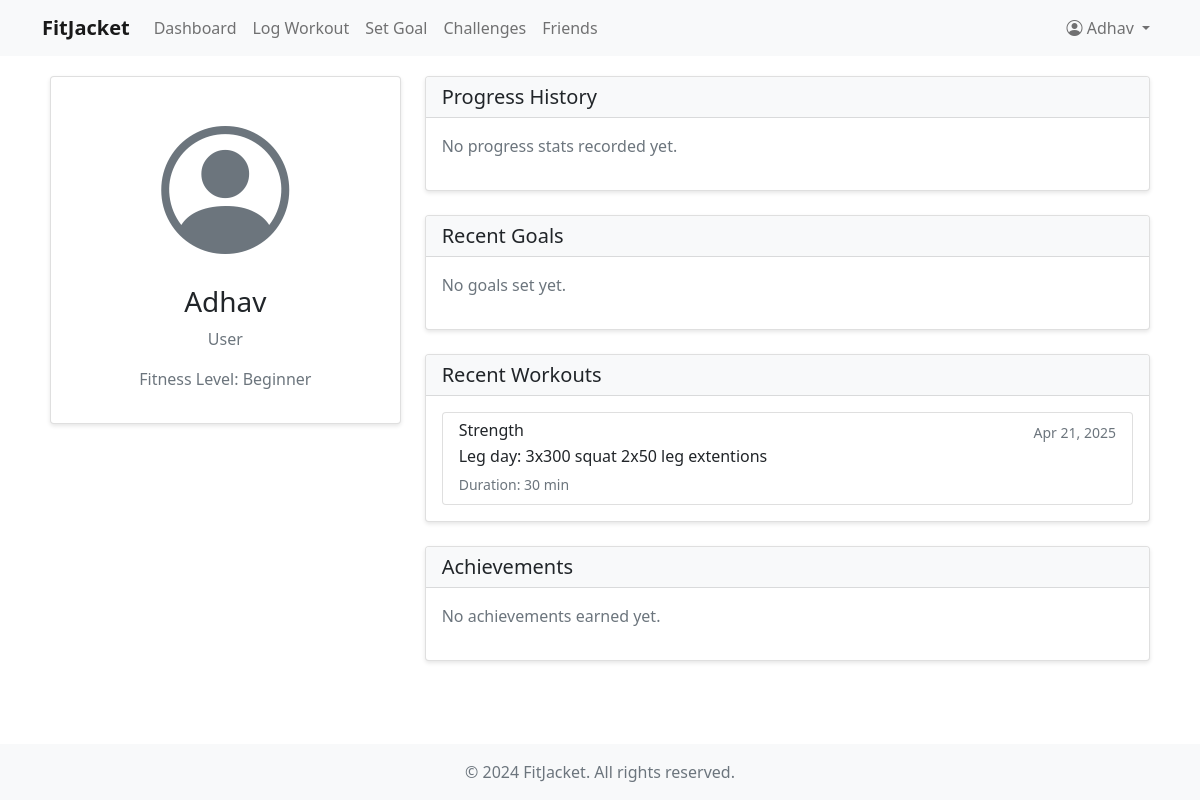
The page /profile/ (signed in) on the database its author committed.
### fitness/models.py (models this page shows, shortened)
class CustomUser(AbstractUser):
    USER_TYPE_CHOICES = (
        ('user', 'User'),
        ('coach', 'Coach'),
    )
    user_type = models.CharField(max_length=10, choices=USER_TYPE_CHOICES, default='user')
    bio = models.TextField(blank=True)
    profile_picture = models.ImageField(upload_to='profile_pictures/', null=True, blank=True)
    fitness_level = models.CharField(max_length=20, choices=(
        ('beginner', 'Beginner'),
        ('intermediate', 'Intermediate'),
        ('advanced', 'Advanced'),
    ), default='beginner')
    friends = models.ManyToManyField('self', symmetrical=False, blank=True)

class Workout(models.Model):
    WORKOUT_TYPES = (
        ('cardio', 'Cardio'),
        ('strength', 'Strength Training'),
        ('flexibility', 'Flexibility'),
        ('hiit', 'HIIT'),
        ('other', 'Other'),
    )
    user = models.ForeignKey(CustomUser, on_delete=models.CASCADE)
    workout_type = models.CharField(max_length=20, choices=WORKOUT_TYPES)
    description = models.TextField()
    duration = models.IntegerField(help_text="Duration in minutes")
    calories_burned = models.IntegerField(null=True, blank=True)
    created_at = models.DateTimeField(auto_now_add=True)
    coach_feedback = models.TextField(blank=True, null=True)
    location = models.CharField(max_length=255, blank=True, null=True)

### fitness/views.py (the view)
# urls.py: path('profile/', views.profile, name='profile'),
@login_required
def profile(request):
    user = request.user
    goals = Goal.objects.filter(user=user)
    workouts = Workout.objects.filter(user=user)
    achievements = UserAchievement.objects.filter(user=user)
    progress_stats = ProgressStats.objects.filter(user=user).order_by('-date')[:5]
    return render(request, 'fitness/profile.html', {
        'user': user,
        'goals': goals,
        'workouts': workouts,
        'achievements': achievements,
        'progress_stats': progress_stats
    })

### fitness/templates/fitness/profile.html (shortened to what this page needs)
{% extends 'fitness/base.html' %}
{% block content %}
<div class="row">
    <div class="col-md-4">
        <div class="card">
            <div class="card-body text-center">
                {% if user.profile_picture %}
                    <img src="{{ user.profile_picture.url }}" alt="Profile Picture" class="rounded-circle img-fluid mb-3" style="max-width: 200px;">
                {% else %}
                    <i class="bi bi-person-circle" style="font-size: 8rem; color: #6c757d;"></i>
                {% endif %}
                <h3>{{ user.username }}</h3>
                <p class="text-muted">{{ user.get_user_type_display }}</p>
                <p class="text-muted">Fitness Level: {{ user.get_fitness_level_display }}</p>
            </div>
        </div>
    </div>
    <div class="col-md-8">
        <div class="card mb-4">
            <div class="card-header">
                <h5 class="mb-0">Progress History</h5>
            </div>
            <div class="card-body">
                {% if progress_stats %}
                    <div class="table-responsive">
                        <table class="table">
                            <thead>
                                <tr>
                                    <th>Date</th>
                                    <th>Weight</th>
                                    <th>Body Fat %</th>
                                    <th>Muscle Mass</th>
                                </tr>
                            </thead>
                            <tbody>
                                {% for stat in progress_stats %}
                                    <tr>
                                        <td>{{ stat.date|date:"M d, Y" }}</td>
                                        <td>{{ stat.weight|default:"-" }} kg</td>
                                        <td>{{ stat.body_fat_percentage|default:"-" }}%</td>
                                        <td>{{ stat.muscle_mass|default:"-" }} kg</td>
                                    </tr>
                                {% endfor %}
                            </tbody>
                        </table>
                    </div>
                {% else %}
                    <p class="text-muted">No progress stats recorded yet.</p>
                {% endif %}
            </div>
        </div>
        <div class="card mb-4">
            <div class="card-header">
                <h5 class="mb-0">Recent Goals</h5>
            </div>
            <div class="card-body">
                {% if goals %}
                    <div class="list-group">
                        {% for goal in goals|slice:":5" %}
                            <div class="list-group-item">
                                <div class="d-flex justify-content-between align-items-center">
                                    <h6 class="mb-1">{{ goal.description }}</h6>
                                    <span class="badge {% if goal.is_completed %}bg-success{% else %}bg-warning{% endif %}">
                                        {% if goal.is_completed %}Completed{% else %}In Progress{% endif %}
                                    </span>
                                </div>
                                {% if goal.target_date %}
                                    <small class="text-muted">Target Date: {{ goal.target_date }}</small>
                                {% endif %}
                            </div>
                        {% endfor %}
                    </div>
                {% else %}
                    <p class="text-muted">No goals set yet.</p>
                {% endif %}
            </div>
        </div>
        <div class="card mb-4">
            <div class="card-header">
                <h5 class="mb-0">Recent Workouts</h5>
            </div>
            <div class="card-body">
                {% if workouts %}
                    <div class="list-group">
                        {% for workout in workouts|slice:":5" %}
                            <div class="list-group-item">
                                <div class="d-flex justify-content-between align-items-center">
                                    <h6 class="mb-1">{{ workout.workout_type|title }}</h6>
                                    <small class="text-muted">{{ workout.created_at|date:"M d, Y" }}</small>
                                </div>
                                <p class="mb-1">{{ workout.description }}</p>
                                <small class="text-muted">
                                    Duration: {{ workout.duration }} min
                                </small>
                            </div>
                        {% endfor %}
                    </div>
                {% else %}
                    <p class="text-muted">No workouts logged yet.</p>
                {% endif %}
            </div>
        </div>
        <div class="card">
            <div class="card-header">
                <h5 class="mb-0">Achievements</h5>
            </div>
            <div class="card-body">
                {% if achievements %}
                    <div class="row">
                        {% for achievement in achievements|slice:":6" %}
                            <div class="col-md-4 mb-3">
                                <div class="text-center">
                                    <img src="{{ achievement.achievement.badge_image.url }}"
                                         alt="{{ achievement.achievement.name }}"
                                         class="img-fluid mb-2"
                                         style="max-width: 100px;">
                                    <h6>{{ achievement.achievement.name }}</h6>
                                    <small class="text-muted">{{ achievement.earned_at|date:"M d, Y" }}</small>
                                </div>
                            </div>
                        {% endfor %}
                    </div>
                {% else %}
                    <p class="text-muted">No achievements earned yet.</p>
                {% endif %}
            </div>
        </div>
    </div>
</div>
{% endblock %}

### fitness/templates/fitness/base.html (shortened to what this page needs)
<!DOCTYPE html>
<html lang="en">
<head>
    <link href="https://cdn.jsdelivr.net/npm/bootstrap@5.1.3/dist/css/bootstrap.min.css" rel="stylesheet">
    <link rel="stylesheet" href="https://cdn.jsdelivr.net/npm/bootstrap-icons@1.7.2/font/bootstrap-icons.css">
</head>
<body>
    <nav class="navbar navbar-expand-lg navbar-light bg-light">
        <div class="container">
            <a class="navbar-brand" href="{% url 'home' %}">FitJacket</a>
            <div class="collapse navbar-collapse" id="navbarNav">
                <ul class="navbar-nav me-auto">
                    {% if user.is_authenticated %}
                        <li class="nav-item">
                            <a class="nav-link" href="{% url 'dashboard' %}">Dashboard</a>
                        </li>
                        <li class="nav-item">
                            <a class="nav-link" href="{% url 'log_workout' %}">Log Workout</a>
                        </li>
                        <li class="nav-item">
                            <a class="nav-link" href="{% url 'set_goal' %}">Set Goal</a>
                        </li>
                        <li class="nav-item">
                            <a class="nav-link" href="{% url 'challenges' %}">Challenges</a>
                        </li>
                        <li class="nav-item">
                            <a class="nav-link" href="{% url 'friends' %}">Friends</a>
                        </li>
                    {% endif %}
                </ul>
                <ul class="navbar-nav">
                    {% if user.is_authenticated %}
                        <li class="nav-item dropdown">
                            <a class="nav-link dropdown-toggle" href="#" id="navbarDropdown" role="button" data-bs-toggle="dropdown">
                                <i class="bi bi-person-circle"></i> {{ user.username }}
                            </a>
                        </li>
                    {% endif %}
                </ul>
            </div>
        </div>
    </nav>
    <div class="container main-content">
        {% block content %}
        {% endblock %}
    </div>
    <footer class="footer mt-auto py-3 bg-light">
        <div class="container text-center">
            <span class="text-muted">© 2024 FitJacket. All rights reserved.</span>
        </div>
    </footer>
</body>
</html>

### fitness/templates/fitness/base.html (style rules this page uses)
html, body { height: 100%; margin: 0; }
body { display: flex; flex-direction: column; }
.navbar-brand { font-weight: bold; }
.nav-link { color: #333; }
.main-content { padding: 20px; flex: 1 0 auto; }
.card { margin-bottom: 20px; box-shadow: 0 2px 4px rgba(0,0,0,0.1); }
.card-header { background-color: #f8f9fa; font-weight: bold; }
.footer { flex-shrink: 0; width: 100%; }

### rows shown on the page
CustomUser: username "Adhav", user_type "User", fitness_level "Beginner"
Workout: workout_type "Strength", created_at "Apr 21, 2025", description "Leg day: 3x300 squat 2x50 leg extentions", duration "30"
